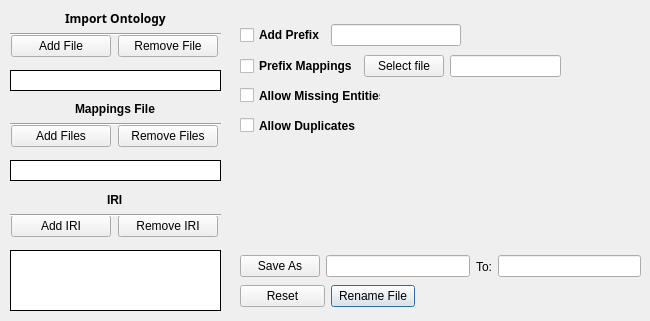
      <widget class="QWidget" name="Rename">
       <attribute name="title">
        <string>Rename</string>
       </attribute>
       <widget class="QWidget" name="layoutWidget_311">
        <property name="geometry">
         <rect>
          <x>10</x>
          <y>120</y>
          <width>211</width>
          <height>32</height>
         </rect>
        </property>
        <layout class="QHBoxLayout" name="horizontalLayout_348">
         <item>
          <widget class="QPushButton" name="renameAddMappingFile">
           <property name="sizePolicy">
            <sizepolicy hsizetype="Ignored" vsizetype="Fixed">
             <horstretch>0</horstretch>
             <verstretch>0</verstretch>
            </sizepolicy>
           </property>
           <property name="minimumSize">
            <size>
             <width>100</width>
             <height>0</height>
            </size>
           </property>
           <property name="maximumSize">
            <size>
             <width>100</width>
             <height>16777215</height>
            </size>
           </property>
           <property name="focusPolicy">
            <enum>Qt::NoFocus</enum>
           </property>
           <property name="contextMenuPolicy">
            <enum>Qt::DefaultContextMenu</enum>
           </property>
           <property name="text">
            <string>Add Files</string>
           </property>
           <property name="default">
            <bool>false</bool>
           </property>
           <property name="flat">
            <bool>false</bool>
           </property>
          </widget>
         </item>
         <item>
          <widget class="QPushButton" name="renameRemoveMappingFile">
           <property name="sizePolicy">
            <sizepolicy hsizetype="Ignored" vsizetype="Fixed">
             <horstretch>0</horstretch>
             <verstretch>0</verstretch>
            </sizepolicy>
           </property>
           <property name="minimumSize">
            <size>
             <width>100</width>
             <height>0</height>
            </size>
           </property>
           <property name="maximumSize">
            <size>
             <width>100</width>
             <height>16777215</height>
            </size>
           </property>
           <property name="focusPolicy">
            <enum>Qt::NoFocus</enum>
           </property>
           <property name="text">
            <string>Remove Files</string>
           </property>
          </widget>
         </item>
        </layout>
       </widget>
       <widget class="QListWidget" name="renameMappingFileName">
        <property name="geometry">
         <rect>
          <x>10</x>
          <y>160</y>
          <width>211</width>
          <height>21</height>
         </rect>
        </property>
        <property name="frameShape">
         <enum>QFrame::Box</enum>
        </property>
        <property name="frameShadow">
         <enum>QFrame::Plain</enum>
        </property>
       </widget>
       <widget class="QListWidget" name="renameTermName">
        <property name="geometry">
         <rect>
          <x>10</x>
          <y>250</y>
          <width>211</width>
          <height>61</height>
         </rect>
        </property>
        <property name="frameShape">
         <enum>QFrame::Box</enum>
        </property>
        <property name="frameShadow">
         <enum>QFrame::Plain</enum>
        </property>
       </widget>
       <widget class="QListWidget" name="renameOntologyName">
        <property name="geometry">
         <rect>
          <x>10</x>
          <y>70</y>
          <width>211</width>
          <height>21</height>
         </rect>
        </property>
        <property name="frameShape">
         <enum>QFrame::Box</enum>
        </property>
        <property name="frameShadow">
         <enum>QFrame::Plain</enum>
        </property>
       </widget>
       <widget class="QWidget" name="layoutWidget_312">
        <property name="geometry">
         <rect>
          <x>10</x>
          <y>30</y>
          <width>211</width>
          <height>32</height>
         </rect>
        </property>
        <layout class="QHBoxLayout" name="horizontalLayout_349">
         <item>
          <widget class="QPushButton" name="renameAddOntology">
           <property name="sizePolicy">
            <sizepolicy hsizetype="Ignored" vsizetype="Fixed">
             <horstretch>0</horstretch>
             <verstretch>0</verstretch>
            </sizepolicy>
           </property>
           <property name="minimumSize">
            <size>
             <width>100</width>
             <height>0</height>
            </size>
           </property>
           <property name="maximumSize">
            <size>
             <width>100</width>
             <height>16777215</height>
            </size>
           </property>
           <property name="focusPolicy">
            <enum>Qt::NoFocus</enum>
           </property>
           <property name="contextMenuPolicy">
            <enum>Qt::DefaultContextMenu</enum>
           </property>
           <property name="text">
            <string>Add File</string>
           </property>
           <property name="default">
            <bool>false</bool>
           </property>
           <property name="flat">
            <bool>false</bool>
           </property>
          </widget>
         </item>
         <item>
          <widget class="QPushButton" name="renameRemoveOntology">
           <property name="sizePolicy">
            <sizepolicy hsizetype="Ignored" vsizetype="Fixed">
             <horstretch>0</horstretch>
             <verstretch>0</verstretch>
            </sizepolicy>
           </property>
           <property name="minimumSize">
            <size>
             <width>100</width>
             <height>0</height>
            </size>
           </property>
           <property name="maximumSize">
            <size>
             <width>100</width>
             <height>16777215</height>
            </size>
           </property>
           <property name="focusPolicy">
            <enum>Qt::NoFocus</enum>
           </property>
           <property name="text">
            <string>Remove File</string>
           </property>
          </widget>
         </item>
        </layout>
       </widget>
       <widget class="QWidget" name="layoutWidget_313">
        <property name="geometry">
         <rect>
          <x>10</x>
          <y>210</y>
          <width>211</width>
          <height>32</height>
         </rect>
        </property>
        <layout class="QHBoxLayout" name="horizontalLayout_350">
         <item>
          <widget class="QPushButton" name="renameAddTerm">
           <property name="sizePolicy">
            <sizepolicy hsizetype="Ignored" vsizetype="Fixed">
             <horstretch>0</horstretch>
             <verstretch>0</verstretch>
            </sizepolicy>
           </property>
           <property name="minimumSize">
            <size>
             <width>100</width>
             <height>0</height>
            </size>
           </property>
           <property name="maximumSize">
            <size>
             <width>100</width>
             <height>16777215</height>
            </size>
           </property>
           <property name="focusPolicy">
            <enum>Qt::NoFocus</enum>
           </property>
           <property name="contextMenuPolicy">
            <enum>Qt::DefaultContextMenu</enum>
           </property>
           <property name="text">
            <string>Add IRI</string>
           </property>
           <property name="default">
            <bool>false</bool>
           </property>
           <property name="flat">
            <bool>false</bool>
           </property>
          </widget>
         </item>
         <item>
          <widget class="QPushButton" name="renameRemoveTerm">
           <property name="sizePolicy">
            <sizepolicy hsizetype="Ignored" vsizetype="Fixed">
             <horstretch>0</horstretch>
             <verstretch>0</verstretch>
            </sizepolicy>
           </property>
           <property name="minimumSize">
            <size>
             <width>100</width>
             <height>0</height>
            </size>
           </property>
           <property name="maximumSize">
            <size>
             <width>100</width>
             <height>16777215</height>
            </size>
           </property>
           <property name="focusPolicy">
            <enum>Qt::NoFocus</enum>
           </property>
           <property name="text">
            <string>Remove IRI</string>
           </property>
          </widget>
         </item>
        </layout>
       </widget>
       <widget class="QWidget" name="layoutWidget_151">
        <property name="geometry">
         <rect>
          <x>240</x>
          <y>250</y>
          <width>401</width>
          <height>33</height>
         </rect>
        </property>
        <layout class="QHBoxLayout" name="horizontalLayout_167">
         <item>
          <widget class="QPushButton" name="renameSaveAs">
           <property name="focusPolicy">
            <enum>Qt::NoFocus</enum>
           </property>
           <property name="text">
            <string>Save As</string>
           </property>
          </widget>
         </item>
         <item>
          <widget class="QLineEdit" name="renameNameSave">
           <property name="focusPolicy">
            <enum>Qt::NoFocus</enum>
           </property>
           <property name="text">
            <string/>
           </property>
           <property name="alignment">
            <set>Qt::AlignLeading|Qt::AlignLeft|Qt::AlignVCenter</set>
           </property>
           <property name="dragEnabled">
            <bool>false</bool>
           </property>
           <property name="placeholderText">
            <string/>
           </property>
           <property name="clearButtonEnabled">
            <bool>false</bool>
           </property>
          </widget>
         </item>
         <item>
          <widget class="QLabel" name="label_92">
           <property name="text">
            <string>To:</string>
           </property>
           <property name="alignment">
            <set>Qt::AlignCenter</set>
           </property>
          </widget>
         </item>
         <item>
          <widget class="QLineEdit" name="renameSavePath">
           <property name="focusPolicy">
            <enum>Qt::NoFocus</enum>
           </property>
          </widget>
         </item>
        </layout>
       </widget>
       <widget class="QWidget" name="layoutWidget_152">
        <property name="geometry">
         <rect>
          <x>240</x>
          <y>280</y>
          <width>175</width>
          <height>32</height>
         </rect>
        </property>
        <layout class="QHBoxLayout" name="horizontalLayout_168">
         <item>
          <widget class="QPushButton" name="renameReset">
           <property name="sizePolicy">
            <sizepolicy hsizetype="Expanding" vsizetype="Fixed">
             <horstretch>0</horstretch>
             <verstretch>0</verstretch>
            </sizepolicy>
           </property>
           <property name="maximumSize">
            <size>
             <width>150</width>
             <height>16777215</height>
            </size>
           </property>
           <property name="focusPolicy">
            <enum>Qt::NoFocus</enum>
           </property>
           <property name="text">
            <string>Reset</string>
           </property>
          </widget>
         </item>
         <item>
          <widget class="QPushButton" name="renameButton">
           <property name="sizePolicy">
            <sizepolicy hsizetype="Expanding" vsizetype="Fixed">
             <horstretch>0</horstretch>
             <verstretch>0</verstretch>
            </sizepolicy>
           </property>
           <property name="minimumSize">
            <size>
             <width>0</width>
             <height>0</height>
            </size>
           </property>
           <property name="maximumSize">
            <size>
             <width>150</width>
             <height>16777215</height>
            </size>
           </property>
           <property name="font">
            <font>
             <family>Arial</family>
             <pointsize>9</pointsize>
             <bold>false</bold>
             <kerning>true</kerning>
            </font>
           </property>
           <property name="focusPolicy">
            <enum>Qt::NoFocus</enum>
           </property>
           <property name="autoFillBackground">
            <bool>false</bool>
           </property>
           <property name="text">
            <string>Rename File</string>
           </property>
           <property name="checkable">
            <bool>false</bool>
           </property>
           <property name="checked">
            <bool>false</bool>
           </property>
           <property name="autoExclusive">
            <bool>false</bool>
           </property>
           <property name="autoDefault">
            <bool>false</bool>
           </property>
           <property name="default">
            <bool>true</bool>
           </property>
           <property name="flat">
            <bool>false</bool>
           </property>
          </widget>
         </item>
        </layout>
       </widget>
       <widget class="QCheckBox" name="renameMissingEntities">
        <property name="geometry">
         <rect>
          <x>240</x>
          <y>80</y>
          <width>141</width>
          <height>31</height>
         </rect>
        </property>
        <property name="font">
         <font>
          <family>Arial</family>
          <pointsize>9</pointsize>
          <bold>true</bold>
         </font>
        </property>
        <property name="focusPolicy">
         <enum>Qt::NoFocus</enum>
        </property>
        <property name="text">
         <string>Allow Missing Entities</string>
        </property>
        <property name="checkable">
         <bool>true</bool>
        </property>
        <property name="checked">
         <bool>false</bool>
        </property>
        <property name="autoRepeat">
         <bool>false</bool>
        </property>
        <property name="autoExclusive">
         <bool>false</bool>
        </property>
        <property name="tristate">
         <bool>false</bool>
        </property>
       </widget>
       <widget class="QCheckBox" name="renameDuplicates">
        <property name="geometry">
         <rect>
          <x>240</x>
          <y>110</y>
          <width>131</width>
          <height>31</height>
         </rect>
        </property>
        <property name="font">
         <font>
          <family>Arial</family>
          <pointsize>9</pointsize>
          <bold>true</bold>
         </font>
        </property>
        <property name="focusPolicy">
         <enum>Qt::NoFocus</enum>
        </property>
        <property name="text">
         <string>Allow Duplicates</string>
        </property>
        <property name="checkable">
         <bool>true</bool>
        </property>
        <property name="checked">
         <bool>false</bool>
        </property>
        <property name="autoRepeat">
         <bool>false</bool>
        </property>
        <property name="autoExclusive">
         <bool>false</bool>
        </property>
        <property name="tristate">
         <bool>false</bool>
        </property>
       </widget>
       <widget class="QWidget" name="layoutWidget">
        <property name="geometry">
         <rect>
          <x>240</x>
          <y>20</y>
          <width>221</width>
          <height>31</height>
         </rect>
        </property>
        <layout class="QHBoxLayout" name="horizontalLayout_169">
         <item>
          <widget class="QCheckBox" name="renamePrefix">
           <property name="font">
            <font>
             <family>Arial</family>
             <pointsize>9</pointsize>
             <bold>true</bold>
            </font>
           </property>
           <property name="focusPolicy">
            <enum>Qt::NoFocus</enum>
           </property>
           <property name="text">
            <string>Add Prefix</string>
           </property>
           <property name="checkable">
            <bool>true</bool>
           </property>
           <property name="checked">
            <bool>false</bool>
           </property>
           <property name="autoRepeat">
            <bool>false</bool>
           </property>
           <property name="autoExclusive">
            <bool>false</bool>
           </property>
           <property name="tristate">
            <bool>false</bool>
           </property>
          </widget>
         </item>
         <item>
          <widget class="QLineEdit" name="renamePrefixName">
           <property name="focusPolicy">
            <enum>Qt::ClickFocus</enum>
           </property>
           <property name="clearButtonEnabled">
            <bool>false</bool>
           </property>
          </widget>
         </item>
        </layout>
       </widget>
       <widget class="QWidget" name="layoutWidget">
        <property name="geometry">
         <rect>
          <x>240</x>
          <y>50</y>
          <width>321</width>
          <height>33</height>
         </rect>
        </property>
        <layout class="QHBoxLayout" name="horizontalLayout_170">
         <item>
          <widget class="QCheckBox" name="renamePrefixMappings">
           <property name="font">
            <font>
             <family>Arial</family>
             <pointsize>9</pointsize>
             <bold>true</bold>
            </font>
           </property>
           <property name="focusPolicy">
            <enum>Qt::NoFocus</enum>
           </property>
           <property name="text">
            <string>Prefix Mappings</string>
           </property>
           <property name="checkable">
            <bool>true</bool>
           </property>
           <property name="checked">
            <bool>false</bool>
           </property>
           <property name="autoRepeat">
            <bool>false</bool>
           </property>
           <property name="autoExclusive">
            <bool>false</bool>
           </property>
           <property name="tristate">
            <bool>false</bool>
           </property>
          </widget>
         </item>
         <item>
          <widget class="QPushButton" name="renamePrefixMappingsSave">
           <property name="text">
            <string>Select file</string>
           </property>
          </widget>
         </item>
         <item>
          <widget class="QLineEdit" name="renamePrefixMappingsName">
           <property name="focusPolicy">
            <enum>Qt::NoFocus</enum>
           </property>
          </widget>
         </item>
        </layout>
       </widget>
       <widget class="QWidget" name="">
        <property name="geometry">
         <rect>
          <x>10</x>
          <y>10</y>
          <width>211</width>
          <height>26</height>
         </rect>
        </property>
        <layout class="QVBoxLayout" name="verticalLayout_27">
         <item alignment="Qt::AlignHCenter">
          <widget class="QLabel" name="label_207">
           <property name="font">
            <font>
             <family>Galvji</family>
             <pointsize>9</pointsize>
             <bold>true</bold>
            </font>
           </property>
           <property name="text">
            <string>Import Ontology</string>
           </property>
          </widget>
         </item>
         <item>
          <widget class="Line" name="line_46">
           <property name="font">
            <font>
             <family>Arial</family>
             <pointsize>10</pointsize>
             <bold>false</bold>
            </font>
           </property>
           <property name="orientation">
            <enum>Qt::Horizontal</enum>
           </property>
          </widget>
         </item>
        </layout>
       </widget>
       <widget class="QWidget" name="">
        <property name="geometry">
         <rect>
          <x>10</x>
          <y>100</y>
          <width>211</width>
          <height>26</height>
         </rect>
        </property>
        <layout class="QVBoxLayout" name="verticalLayout_28">
         <item alignment="Qt::AlignHCenter">
          <widget class="QLabel" name="label_208">
           <property name="font">
            <font>
             <family>Arial</family>
             <pointsize>9</pointsize>
             <bold>true</bold>
            </font>
           </property>
           <property name="text">
            <string>Mappings File</string>
           </property>
          </widget>
         </item>
         <item>
          <widget class="Line" name="line_44">
           <property name="orientation">
            <enum>Qt::Horizontal</enum>
           </property>
          </widget>
         </item>
        </layout>
       </widget>
       <widget class="QWidget" name="">
        <property name="geometry">
         <rect>
          <x>10</x>
          <y>191</y>
          <width>211</width>
          <height>26</height>
         </rect>
        </property>
        <layout class="QVBoxLayout" name="verticalLayout_29">
         <item alignment="Qt::AlignHCenter">
          <widget class="QLabel" name="label_209">
           <property name="font">
            <font>
             <family>Arial</family>
             <pointsize>9</pointsize>
             <bold>true</bold>
            </font>
           </property>
           <property name="text">
            <string>IRI</string>
           </property>
          </widget>
         </item>
         <item>
          <widget class="Line" name="line_45">
           <property name="orientation">
            <enum>Qt::Horizontal</enum>
           </property>
          </widget>
         </item>
        </layout>
       </widget>
      </widget>
